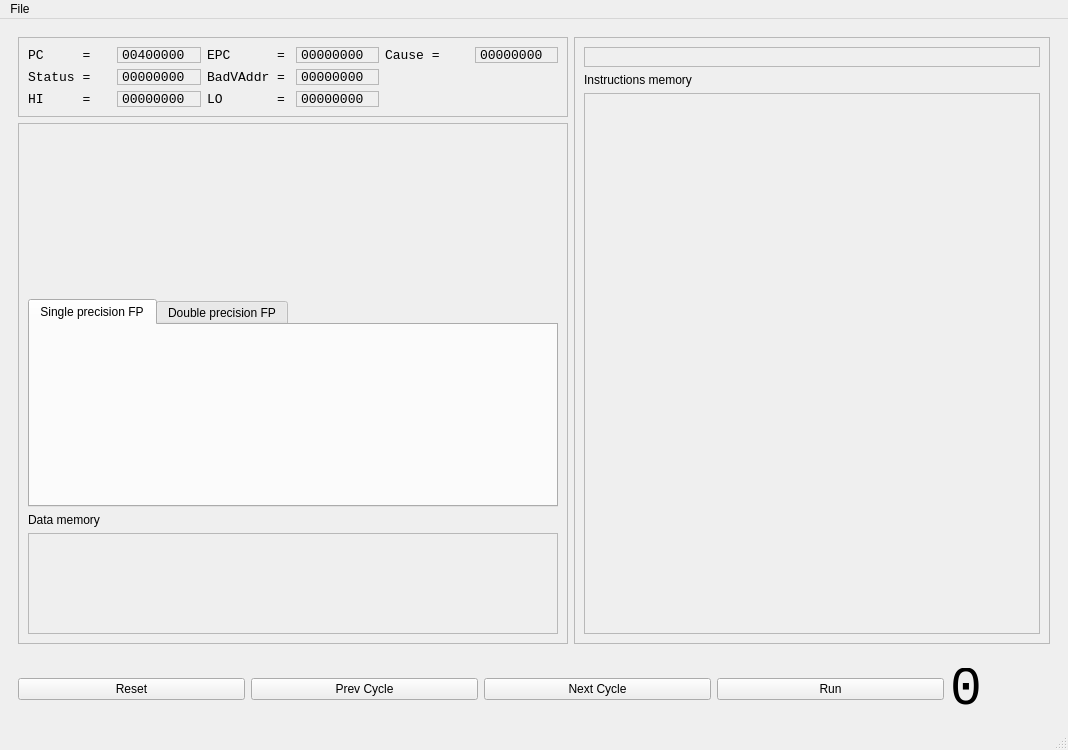
<?xml version="1.0" encoding="UTF-8"?>
<ui version="4.0">
 <class>MipsSimGui</class>
 <widget class="QMainWindow" name="MipsSimGui">
  <property name="geometry">
   <rect>
    <x>0</x>
    <y>0</y>
    <width>1068</width>
    <height>750</height>
   </rect>
  </property>
  <property name="sizePolicy">
   <sizepolicy hsizetype="MinimumExpanding" vsizetype="MinimumExpanding">
    <horstretch>0</horstretch>
    <verstretch>0</verstretch>
   </sizepolicy>
  </property>
  <property name="minimumSize">
   <size>
    <width>0</width>
    <height>750</height>
   </size>
  </property>
  <property name="windowTitle">
   <string>MipsSimGui</string>
  </property>
  <widget class="QWidget" name="centralwidget">
   <property name="enabled">
    <bool>true</bool>
   </property>
   <layout class="QVBoxLayout" name="verticalLayout_3">
    <item>
     <widget class="QFrame" name="mainFrame">
      <property name="minimumSize">
       <size>
        <width>0</width>
        <height>50</height>
       </size>
      </property>
      <layout class="QHBoxLayout" name="mainLayout">
       <item>
        <layout class="QVBoxLayout" name="boxRegisters">
         <item>
          <widget class="QFrame" name="frameSRegs">
           <property name="sizePolicy">
            <sizepolicy hsizetype="Expanding" vsizetype="Expanding">
             <horstretch>0</horstretch>
             <verstretch>0</verstretch>
            </sizepolicy>
           </property>
           <property name="minimumSize">
            <size>
             <width>550</width>
             <height>80</height>
            </size>
           </property>
           <property name="maximumSize">
            <size>
             <width>550</width>
             <height>80</height>
            </size>
           </property>
           <property name="frameShape">
            <enum>QFrame::StyledPanel</enum>
           </property>
           <layout class="QGridLayout" name="pcGridLayout">
            <item row="1" column="0">
             <widget class="QLabel" name="lblStatusid">
              <property name="font">
               <font>
                <family>Monospace</family>
                <pointsize>10</pointsize>
               </font>
              </property>
              <property name="text">
               <string>Status =</string>
              </property>
             </widget>
            </item>
            <item row="3" column="0">
             <widget class="QLabel" name="lblHIid">
              <property name="font">
               <font>
                <family>Monospace</family>
                <pointsize>10</pointsize>
               </font>
              </property>
              <property name="text">
               <string>HI     =</string>
              </property>
             </widget>
            </item>
            <item row="1" column="1">
             <widget class="QLabel" name="lblStatusValue">
              <property name="font">
               <font>
                <family>Monospace</family>
                <pointsize>10</pointsize>
               </font>
              </property>
              <property name="frameShape">
               <enum>QFrame::StyledPanel</enum>
              </property>
              <property name="text">
               <string>00000000</string>
              </property>
             </widget>
            </item>
            <item row="3" column="2">
             <widget class="QLabel" name="lblLOid">
              <property name="font">
               <font>
                <family>Monospace</family>
                <pointsize>10</pointsize>
               </font>
              </property>
              <property name="text">
               <string>LO       =</string>
              </property>
             </widget>
            </item>
            <item row="0" column="3">
             <widget class="QLabel" name="lblEPCValue">
              <property name="font">
               <font>
                <family>Monospace</family>
                <pointsize>10</pointsize>
               </font>
              </property>
              <property name="frameShape">
               <enum>QFrame::StyledPanel</enum>
              </property>
              <property name="text">
               <string>00000000</string>
              </property>
             </widget>
            </item>
            <item row="0" column="2">
             <widget class="QLabel" name="lblEPCid">
              <property name="font">
               <font>
                <family>Monospace</family>
                <pointsize>10</pointsize>
               </font>
              </property>
              <property name="text">
               <string>EPC      =</string>
              </property>
             </widget>
            </item>
            <item row="1" column="2">
             <widget class="QLabel" name="lblBadVAddrid">
              <property name="font">
               <font>
                <family>Monospace</family>
                <pointsize>10</pointsize>
               </font>
              </property>
              <property name="text">
               <string>BadVAddr =</string>
              </property>
             </widget>
            </item>
            <item row="3" column="3">
             <widget class="QLabel" name="lblLOValue">
              <property name="font">
               <font>
                <family>Monospace</family>
                <pointsize>10</pointsize>
               </font>
              </property>
              <property name="frameShape">
               <enum>QFrame::StyledPanel</enum>
              </property>
              <property name="text">
               <string>00000000</string>
              </property>
             </widget>
            </item>
            <item row="0" column="0">
             <widget class="QLabel" name="lblPCid">
              <property name="font">
               <font>
                <family>Monospace</family>
                <pointsize>10</pointsize>
               </font>
              </property>
              <property name="text">
               <string>PC     =</string>
              </property>
             </widget>
            </item>
            <item row="0" column="4">
             <widget class="QLabel" name="lblCauseid">
              <property name="font">
               <font>
                <family>Monospace</family>
                <pointsize>10</pointsize>
               </font>
              </property>
              <property name="text">
               <string>Cause =</string>
              </property>
             </widget>
            </item>
            <item row="0" column="1">
             <widget class="QLabel" name="lblPCValue">
              <property name="font">
               <font>
                <family>Monospace</family>
                <pointsize>10</pointsize>
               </font>
              </property>
              <property name="frameShape">
               <enum>QFrame::StyledPanel</enum>
              </property>
              <property name="text">
               <string>00400000</string>
              </property>
             </widget>
            </item>
            <item row="0" column="5">
             <widget class="QLabel" name="lblCauseValue">
              <property name="font">
               <font>
                <family>Monospace</family>
                <pointsize>10</pointsize>
               </font>
              </property>
              <property name="frameShape">
               <enum>QFrame::StyledPanel</enum>
              </property>
              <property name="text">
               <string>00000000</string>
              </property>
             </widget>
            </item>
            <item row="3" column="1">
             <widget class="QLabel" name="lblHIValue">
              <property name="font">
               <font>
                <family>Monospace</family>
                <pointsize>10</pointsize>
               </font>
              </property>
              <property name="frameShape">
               <enum>QFrame::StyledPanel</enum>
              </property>
              <property name="text">
               <string>00000000</string>
              </property>
             </widget>
            </item>
            <item row="1" column="3">
             <widget class="QLabel" name="lblBadVAddrValue">
              <property name="font">
               <font>
                <family>Monospace</family>
                <pointsize>10</pointsize>
               </font>
              </property>
              <property name="frameShape">
               <enum>QFrame::StyledPanel</enum>
              </property>
              <property name="text">
               <string>00000000</string>
              </property>
             </widget>
            </item>
           </layout>
          </widget>
         </item>
         <item>
          <widget class="QScrollArea" name="scrollArea">
           <property name="minimumSize">
            <size>
             <width>550</width>
             <height>400</height>
            </size>
           </property>
           <property name="maximumSize">
            <size>
             <width>550</width>
             <height>800</height>
            </size>
           </property>
           <property name="horizontalScrollBarPolicy">
            <enum>Qt::ScrollBarAlwaysOff</enum>
           </property>
           <property name="sizeAdjustPolicy">
            <enum>QAbstractScrollArea::AdjustToContents</enum>
           </property>
           <property name="widgetResizable">
            <bool>true</bool>
           </property>
           <widget class="QWidget" name="scrollAreaWidgetContents_2">
            <property name="geometry">
             <rect>
              <x>0</x>
              <y>0</y>
              <width>548</width>
              <height>514</height>
             </rect>
            </property>
            <layout class="QVBoxLayout" name="verticalLayout_4">
             <item>
              <widget class="QFrame" name="frameRegs">
               <property name="sizePolicy">
                <sizepolicy hsizetype="Expanding" vsizetype="MinimumExpanding">
                 <horstretch>0</horstretch>
                 <verstretch>0</verstretch>
                </sizepolicy>
               </property>
               <property name="minimumSize">
                <size>
                 <width>0</width>
                 <height>160</height>
                </size>
               </property>
               <property name="maximumSize">
                <size>
                 <width>16777215</width>
                 <height>160</height>
                </size>
               </property>
               <property name="frameShape">
                <enum>QFrame::NoFrame</enum>
               </property>
               <layout class="QGridLayout" name="iregsLayout">
                <property name="leftMargin">
                 <number>0</number>
                </property>
                <property name="rightMargin">
                 <number>0</number>
                </property>
               </layout>
              </widget>
             </item>
             <item>
              <widget class="QTabWidget" name="tabWidget">
               <property name="focusPolicy">
                <enum>Qt::NoFocus</enum>
               </property>
               <property name="currentIndex">
                <number>0</number>
               </property>
               <widget class="QWidget" name="tab">
                <property name="minimumSize">
                 <size>
                  <width>0</width>
                  <height>165</height>
                 </size>
                </property>
                <attribute name="title">
                 <string>Single precision FP</string>
                </attribute>
                <layout class="QVBoxLayout" name="verticalLayout_5">
                 <item>
                  <widget class="QFrame" name="frameFRegs">
                   <property name="sizePolicy">
                    <sizepolicy hsizetype="Expanding" vsizetype="MinimumExpanding">
                     <horstretch>0</horstretch>
                     <verstretch>0</verstretch>
                    </sizepolicy>
                   </property>
                   <property name="minimumSize">
                    <size>
                     <width>0</width>
                     <height>160</height>
                    </size>
                   </property>
                   <property name="maximumSize">
                    <size>
                     <width>16777215</width>
                     <height>160</height>
                    </size>
                   </property>
                   <property name="frameShape">
                    <enum>QFrame::NoFrame</enum>
                   </property>
                   <layout class="QGridLayout" name="fregsLayout">
                    <property name="leftMargin">
                     <number>0</number>
                    </property>
                    <property name="rightMargin">
                     <number>0</number>
                    </property>
                   </layout>
                  </widget>
                 </item>
                </layout>
               </widget>
               <widget class="QWidget" name="tab_2">
                <property name="minimumSize">
                 <size>
                  <width>0</width>
                  <height>85</height>
                 </size>
                </property>
                <attribute name="title">
                 <string>Double precision FP</string>
                </attribute>
                <layout class="QVBoxLayout" name="verticalLayout_6">
                 <item>
                  <widget class="QFrame" name="frameDRegs">
                   <property name="sizePolicy">
                    <sizepolicy hsizetype="Expanding" vsizetype="MinimumExpanding">
                     <horstretch>0</horstretch>
                     <verstretch>0</verstretch>
                    </sizepolicy>
                   </property>
                   <property name="minimumSize">
                    <size>
                     <width>0</width>
                     <height>80</height>
                    </size>
                   </property>
                   <property name="maximumSize">
                    <size>
                     <width>16777215</width>
                     <height>80</height>
                    </size>
                   </property>
                   <property name="frameShape">
                    <enum>QFrame::NoFrame</enum>
                   </property>
                   <layout class="QGridLayout" name="dregsLayout">
                    <property name="leftMargin">
                     <number>0</number>
                    </property>
                    <property name="rightMargin">
                     <number>0</number>
                    </property>
                   </layout>
                  </widget>
                 </item>
                </layout>
               </widget>
              </widget>
             </item>
             <item>
              <widget class="QLabel" name="label_3">
               <property name="text">
                <string>Data memory</string>
               </property>
              </widget>
             </item>
             <item>
              <widget class="QScrollArea" name="scrollMem">
               <property name="widgetResizable">
                <bool>true</bool>
               </property>
               <widget class="QWidget" name="scrollMemData">
                <property name="geometry">
                 <rect>
                  <x>0</x>
                  <y>0</y>
                  <width>528</width>
                  <height>88</height>
                 </rect>
                </property>
                <layout class="QVBoxLayout" name="verticalLayout_7">
                 <property name="spacing">
                  <number>0</number>
                 </property>
                </layout>
               </widget>
              </widget>
             </item>
            </layout>
           </widget>
          </widget>
         </item>
        </layout>
       </item>
       <item>
        <widget class="QFrame" name="frameProcessor">
         <property name="frameShape">
          <enum>QFrame::StyledPanel</enum>
         </property>
         <property name="frameShadow">
          <enum>QFrame::Raised</enum>
         </property>
         <layout class="QVBoxLayout" name="verticalLayout">
          <item>
           <widget class="QFrame" name="frameDiagram">
            <property name="maximumSize">
             <size>
              <width>550</width>
              <height>16777215</height>
             </size>
            </property>
            <property name="frameShape">
             <enum>QFrame::StyledPanel</enum>
            </property>
            <layout class="QGridLayout" name="gridLayout_2"/>
           </widget>
          </item>
          <item>
           <widget class="QLabel" name="label_4">
            <property name="text">
             <string>Instructions memory</string>
            </property>
           </widget>
          </item>
          <item>
           <widget class="QScrollArea" name="scrollDiagram">
            <property name="minimumSize">
             <size>
              <width>400</width>
              <height>0</height>
             </size>
            </property>
            <property name="widgetResizable">
             <bool>true</bool>
            </property>
            <widget class="QWidget" name="scrollAreaWidgetContents">
             <property name="geometry">
              <rect>
               <x>0</x>
               <y>0</y>
               <width>452</width>
               <height>533</height>
              </rect>
             </property>
             <layout class="QVBoxLayout" name="verticalLayout_2">
              <item>
               <widget class="QFrame" name="frameTMem">
                <property name="minimumSize">
                 <size>
                  <width>0</width>
                  <height>200</height>
                 </size>
                </property>
                <layout class="QGridLayout" name="gridLayout"/>
               </widget>
              </item>
             </layout>
            </widget>
           </widget>
          </item>
         </layout>
        </widget>
       </item>
      </layout>
     </widget>
    </item>
    <item>
     <widget class="QFrame" name="frameButtons">
      <property name="maximumSize">
       <size>
        <width>16777215</width>
        <height>60</height>
       </size>
      </property>
      <layout class="QHBoxLayout" name="buttonsLayout">
       <item>
        <widget class="QPushButton" name="btnReset">
         <property name="text">
          <string>Reset</string>
         </property>
        </widget>
       </item>
       <item>
        <widget class="QPushButton" name="btnPrev">
         <property name="text">
          <string>Prev Cycle</string>
         </property>
        </widget>
       </item>
       <item>
        <widget class="QPushButton" name="btnNext">
         <property name="text">
          <string>Next Cycle</string>
         </property>
        </widget>
       </item>
       <item>
        <widget class="QPushButton" name="btnRun">
         <property name="text">
          <string>Run</string>
         </property>
        </widget>
       </item>
       <item>
        <widget class="QLabel" name="lblCycles">
         <property name="maximumSize">
          <size>
           <width>100</width>
           <height>16777215</height>
          </size>
         </property>
         <property name="font">
          <font>
           <family>Monospace</family>
           <pointsize>40</pointsize>
           <weight>50</weight>
           <bold>false</bold>
           <kerning>true</kerning>
          </font>
         </property>
         <property name="text">
          <string>0</string>
         </property>
        </widget>
       </item>
      </layout>
     </widget>
    </item>
   </layout>
  </widget>
  <widget class="QMenuBar" name="menubar">
   <property name="geometry">
    <rect>
     <x>0</x>
     <y>0</y>
     <width>1068</width>
     <height>22</height>
    </rect>
   </property>
   <widget class="QMenu" name="menuFile">
    <property name="title">
     <string>File</string>
    </property>
    <addaction name="actionLoad_file"/>
    <addaction name="actionExit"/>
   </widget>
   <addaction name="menuFile"/>
  </widget>
  <widget class="QStatusBar" name="statusbar"/>
  <action name="actionExit">
   <property name="text">
    <string>Exit</string>
   </property>
   <property name="toolTip">
    <string>Exit Mips Simulator</string>
   </property>
   <property name="shortcut">
    <string>Ctrl+Q</string>
   </property>
  </action>
  <action name="actionLoad_file">
   <property name="text">
    <string>Load file</string>
   </property>
   <property name="shortcut">
    <string>Ctrl+O</string>
   </property>
  </action>
 </widget>
 <resources/>
 <connections/>
</ui>
